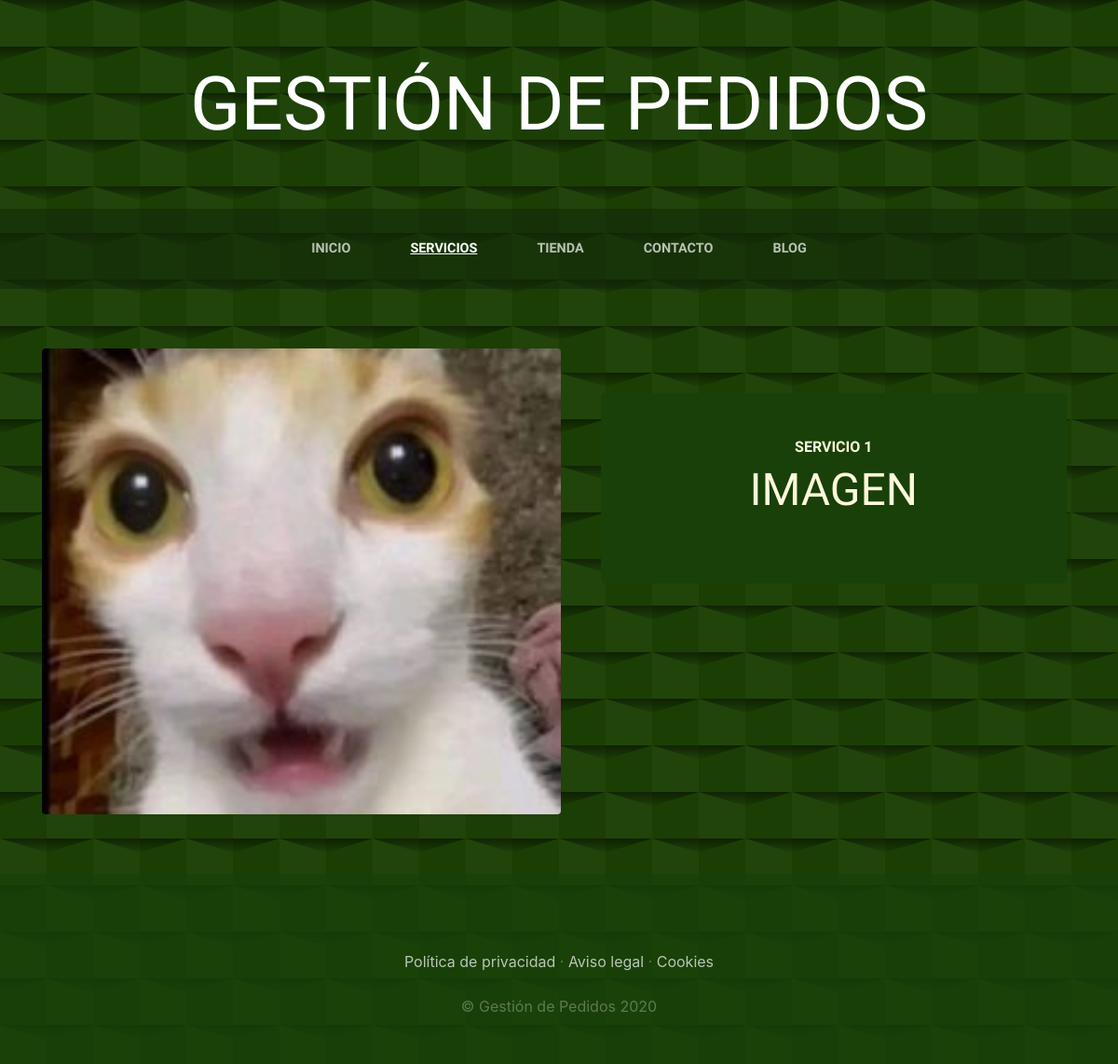
Screenshot of /Services/ (signed in) with the database file from the repository.
### services/models.py (models this page shows, shortened)
class Services(models.Model):
    Title = models.CharField(max_length=30)
    Content = models.CharField(max_length=30)
    Image = models.ImageField(upload_to='Services')
    Created = models.DateTimeField(auto_now_add=True)
    Updated = models.DateTimeField(auto_now=True)
    class Meta:
        verbose_name='service'
        verbose_name_plural = 'services'

### services/views.py (the view)
# urls.py: path('Services/', include('services.urls')),
def Services(request):
    Services = Sv.objects.all()
    return render(request,'services/Services.html', {"Services":Services})

### ShoppingCart/context_processor.py (called while the page is built)
def Car_Total_Import(request):
    total = 0
    print("LOOL ", request.user.is_authenticated)
    if request.user.is_authenticated:
        shopping_cart = request.session.get("ShoppingCart", {})
        for value in shopping_cart.values():
            total += float(value["Price"]) * value["Mount"]
    user_products = ProductRelation.objects.filter(user=request.user)
    product_quantities = {}
    for product in user_products:
        product_name = product.product
        if product_name in product_quantities:
            product_quantities[product_name] +=1
        else:
            product_quantities[product_name] = 1
    context ={
        'user_products': user_products,
        'product_quantities': product_quantities,
    }
    return {"Car_Total_Import": total,'context':context}

### services/templates/services/Services.html
{% extends "SupremeApp/Base.html" %}
{% load static %}
{%block content%}
    {% for Service in Services %}
    <section class="page-section clearfix">
        <div class="container">
        <div class="intro">
            <img class="intro-img img-fluid mb-3 mb-lg-0 rounded" src="{{Service.Image.url}}" alt="" style="height: 500px; width: auto;">
            <div class="intro-text left-0 text-center bg-faded p-5 rounded">
            <h2 class="section-heading mb-4" >
                <span class="section-heading-upper">            {{Service.Title}}                </span>
                <span class="section-heading-lower">            {{Service.Content}}                </span>
            </h2>
            </div>
        </div>
        </div>
    </section>
    {% endfor %}
{% endblock %}

### SupremeApp/static/SupremeApp/css/gestion.css (style rules this page uses)
body { background-color: #20440A; }
h1, h2, h3, h4, h5, h6 { font-family: 'Raleway'; }
.page-section { margin-top: 4rem; margin-bottom: 4rem; }
.section-heading { text-transform: uppercase; }
.section-heading .section-heading-upper { display: block; font-size: 1rem; font-weight: 800; padding-bottom:.5rem; }
.section-heading .section-heading-lower { display: block; font-size: 3rem; font-weight: 100; }
.bg-faded { background-color: rgba(255, 255, 255, 0.85); }
.intro { position: relative; }
@media (min-width: 992px) { .intro .intro-img { width: 75%; float: left; } }
@media (min-width: 992px) { .intro .intro-text { left: 600; width: 60%; margin-top: 3rem; background-color: rgba(24, 64, 8); color: cornsilk; position: absolute; } }
@media (min-width: 1200px) { .intro .intro-text { width: 45%; } }

### rows the page displays
Services: Image (picture), Title "SERVICIO 1", Content "IMAGEN"
